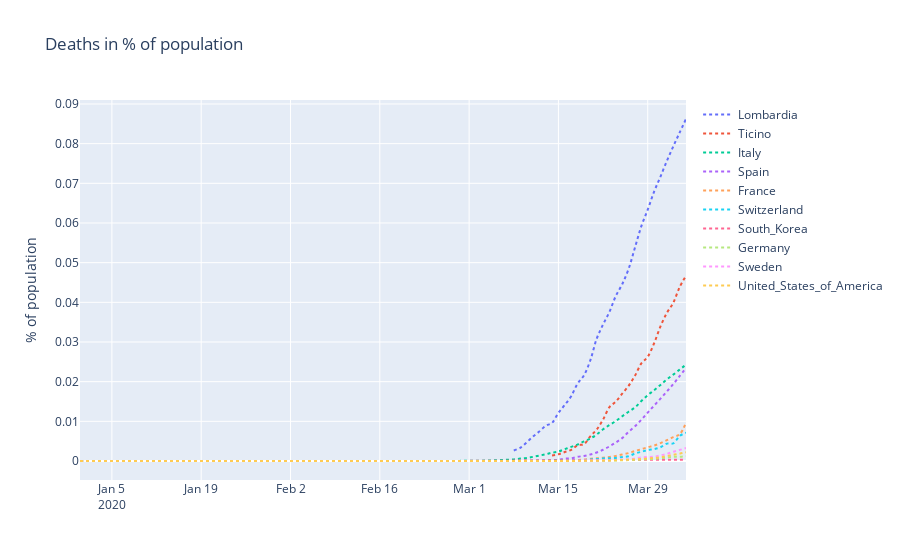
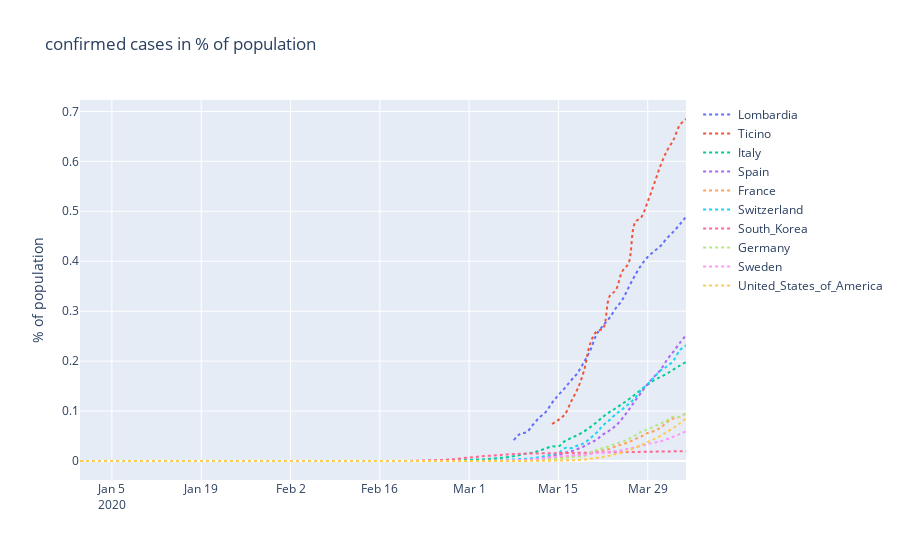
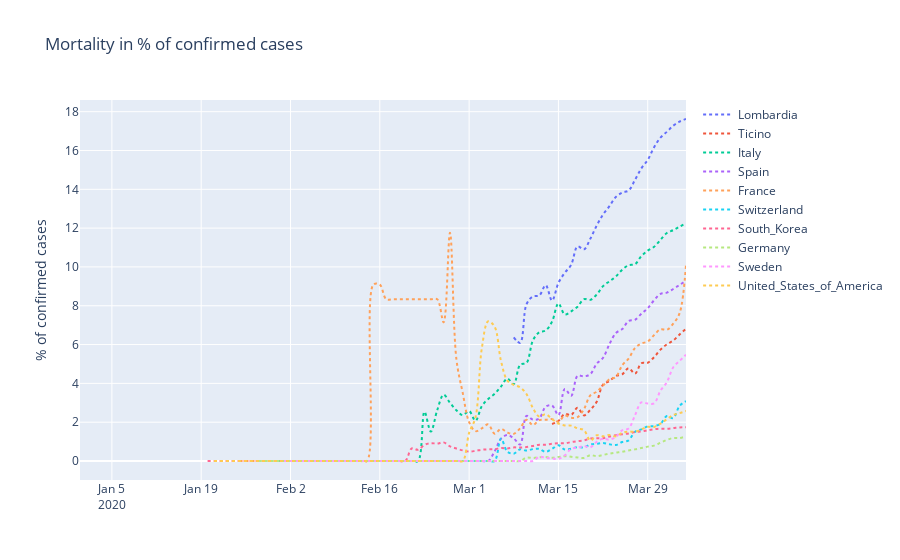

The code cell stored with these charts, in order, in its notebook:
### Markdown cell above
# Covid-19 ... noch mehr Diagramme
Usprünglich nach einer Idee und einem Script von [Tiba Razmi](https://www.linkedin.com/pulse/covid-19-swiss-model-prediction-tiba-razmi/) mit Daten aus [Kaggle](https://www.kaggle.com/imdevskp/corona-virus-report).  
Covid-19 Daten vom [European Centre for Disease Prevention and Control](https://www.ecdc.europa.eu/en/publications-data/download-todays-data-geographic-distribution-covid-19-cases-worldwide)  
Covid-19 Daten für die Schweiz [GitHub cases](https://github.com/daenuprobst/covid19-cases-switzerland/blob/master/covid19_cases_switzerland_openzh.csv), [GitHub fatalities](https://github.com/daenuprobst/covid19-cases-switzerland/blob/master/covid19_fatalities_switzerland_openzh.csv), [wikipedia](https://de.wikipedia.org/wiki/COVID-19-Pandemie_in_der_Schweiz),   
Daten für die Lombardei [GitHub](https://github.com/pcm-dpc/COVID-19/tree/master/dati-regioni), [wikipedia](https://de.wikipedia.org/wiki/COVID-19-Pandemie_in_Italien), [Il Messaggero](https://utils.cedsdigital.it/coronavirus/) (link aus [ilmessaggero.it](https://ilmessaggero.it))   
Bevölkerungsdaten der Länder aus [Worldometers.info](https://www.worldometers.info/world-population/population-by-country/)  
weitere Quellen: [worldometers](https://www.worldometers.info/coronavirus/)  
Bevölkerungsdaten Tessin und Lombardei aus Wikipedia.

### Code cell
'''md
## Daten importieren und vorbereiten
'''
from sklearn.linear_model import LinearRegression
from sklearn.preprocessing import PolynomialFeatures
from sklearn.metrics import r2_score
import numpy as np
import pandas as pd
import matplotlib.pyplot as plt
# hide warnings
import warnings
warnings.filterwarnings('ignore')
''' md
## Daten aus ECDC einlesen
'''
df = pd.read_csv('ecdc_data.csv', delimiter=',')
        #nRow, nCol = df.shape
        #print(f'There are {nRow} rows and {nCol} columns')
        
# format date column
df.dateRep = pd.to_datetime(df.dateRep, format='%d/%m/%Y')

# retain only relevant columns
df2 = df[["dateRep","cases","deaths","countriesAndTerritories", "popData2018"]]

#rename columns to match variables used in plotly
df2.columns=["Date","cases","deaths","Country", "popData2018"]

#select countries
       #what countries are there?
       #df["countriesAndTerritories"].unique()

c_s = ["Lombardia","Ticino","Italy","Spain", "France","Switzerland","South_Korea", "Germany", "Sweden", "United_States_of_America"]
df_selec = df2[df2["Country"].isin(c_s)]

# calculation of cumulative sum from ECDC data                    cumsum
df_selec=df_selec.sort_values(by=['Country','Date'])
df_selec['cases_pday'] = df_selec.cases
df_selec['cases'] = df_selec.groupby('Country')['cases'].transform(pd.Series.cumsum)
df_selec['deaths_pday'] = df_selec.deaths
df_selec['deaths'] = df_selec.groupby('Country')['deaths'].transform(pd.Series.cumsum)

#calculation of additional parameters
df_selec['Mortality_%'] = df_selec.deaths / df_selec.cases * 100
df_selec['Extent_%'] = df_selec.cases / df_selec.popData2018 * 100
df_selec['Deaths%pop']=df_selec.deaths / df_selec.popData2018 * 100

'''md
# Plotly
'''

# Quelle: https://www.youtube.com/watch?v=XUNaGFa9xCM
# dort gibt es ein weiteres Beispiel mit Widgets und interactive
#df.loc[df['Country'] == "Italy"]

import plotly as py
import plotly.graph_objs as go
import ipywidgets as widgets
import numpy as np
py.offline.init_notebook_mode(connected=True)
#                                                                                   Fig. (a)
layouta = go.Layout(
    title='Mortality in % of confirmed cases',
    yaxis=dict(
        title='% of confirmed cases'
    ),
)

trace0a = go.Scatter(
    x=df_selec.loc[df_selec['Country'] == c_s[0],"Date"],
    y=df_selec.loc[df_selec['Country'] == c_s[0], "Mortality_%"],
    mode='lines',
    name=c_s[0],
    line=dict(
        shape='spline',
        dash='dot'
    )
)
trace1a = go.Scatter(
    x=df_selec.loc[df_selec['Country'] == c_s[1],"Date"],
    y=df_selec.loc[df_selec['Country'] == c_s[1],"Mortality_%"],
    mode='lines',
    name=c_s[1],
    line=dict(
        shape='spline',
        dash='dot'
    )
)
trace2a = go.Scatter(
    x=df_selec.loc[df_selec['Country'] == c_s[2],"Date"],
    y=df_selec.loc[df_selec['Country'] == c_s[2], "Mortality_%"],
    mode='lines',
    name=c_s[2],
    line=dict(
        shape='spline',
        dash='dot'
    )
)
trace3a = go.Scatter(
    x=df_selec.loc[df_selec['Country'] == c_s[3],"Date"],
    y=df_selec.loc[df_selec['Country'] == c_s[3],"Mortality_%"],
    mode='lines',
    name=c_s[3],
    line=dict(
        shape='spline',
        dash='dot'
    )
)
trace4a = go.Scatter(
    x=df_selec.loc[df_selec['Country'] == c_s[4],"Date"],
    y=df_selec.loc[df_selec['Country'] == c_s[4], "Mortality_%"],
    mode='lines',
    name=c_s[4],
    line=dict(
        shape='spline',
        dash='dot'
    )
)
trace5a = go.Scatter(
    x=df_selec.loc[df_selec['Country'] == c_s[5],"Date"],
    y=df_selec.loc[df_selec['Country'] == c_s[5],"Mortality_%"],
    mode='lines',
    name=c_s[5],
    line=dict(
        shape='spline',
        dash='dot'
    )
)
trace6a = go.Scatter(
    x=df_selec.loc[df_selec['Country'] == c_s[6],"Date"],
    y=df_selec.loc[df_selec['Country'] == c_s[6],"Mortality_%"],
    mode='lines',
    name=c_s[6],
    line=dict(
        shape='spline',
        dash='dot'
    )
)
trace7a = go.Scatter(
    x=df_selec.loc[df_selec['Country'] == c_s[7],"Date"],
    y=df_selec.loc[df_selec['Country'] == c_s[7],"Mortality_%"],
    mode='lines',
    name=c_s[7],
    line=dict(
        shape='spline',
        dash='dot'
    )
)
trace8a = go.Scatter(
    x=df_selec.loc[df_selec['Country'] == c_s[8],"Date"],
    y=df_selec.loc[df_selec['Country'] == c_s[8],"Mortality_%"],
    mode='lines',
    name=c_s[8],
    line=dict(
        shape='spline',
        dash='dot'
    )
)
trace9a = go.Scatter(
    x=df_selec.loc[df_selec['Country'] == c_s[9],"Date"],
    y=df_selec.loc[df_selec['Country'] == c_s[9],"Mortality_%"],
    mode='lines',
    name=c_s[9],
    line=dict(
        shape='spline',
        dash='dot'
    )
)

#                                                                                   Fig. (b)
layoutb = go.Layout(
    title='confirmed cases in % of population',
    yaxis=dict(
        title='% of population'
    ),
)

trace0b = go.Scatter(
    x=df_selec.loc[df_selec['Country'] == c_s[0],"Date"],
    y=df_selec.loc[df_selec['Country'] == c_s[0], "Extent_%"],
    mode='lines',
    name=c_s[0],
    line=dict(
        shape='spline',
        dash='dot'
    )
)
trace1b = go.Scatter(
    x=df_selec.loc[df_selec['Country'] == c_s[1],"Date"],
    y=df_selec.loc[df_selec['Country'] == c_s[1],"Extent_%"],
    mode='lines',
    name=c_s[1],
    line=dict(
        shape='spline',
        dash='dot'
    )
)
trace2b = go.Scatter(
    x=df_selec.loc[df_selec['Country'] == c_s[2],"Date"],
    y=df_selec.loc[df_selec['Country'] == c_s[2], "Extent_%"],
    mode='lines',
    name=c_s[2],
    line=dict(
        shape='spline',
        dash='dot'
    )
)
trace3b = go.Scatter(
    x=df_selec.loc[df_selec['Country'] == c_s[3],"Date"],
    y=df_selec.loc[df_selec['Country'] == c_s[3],"Extent_%"],
    mode='lines',
    name=c_s[3],
    line=dict(
        shape='spline',
        dash='dot'
    )
)
trace4b = go.Scatter(
    x=df_selec.loc[df_selec['Country'] == c_s[4],"Date"],
    y=df_selec.loc[df_selec['Country'] == c_s[4], "Extent_%"],
    mode='lines',
    name=c_s[4],
    line=dict(
        shape='spline',
        dash='dot'
    )
)
trace5b = go.Scatter(
    x=df_selec.loc[df_selec['Country'] == c_s[5],"Date"],
    y=df_selec.loc[df_selec['Country'] == c_s[5],"Extent_%"],
    mode='lines',
    name=c_s[5],
    line=dict(
        shape='spline',
        dash='dot'
    )
)
trace6b = go.Scatter(
    x=df_selec.loc[df_selec['Country'] == c_s[6],"Date"],
    y=df_selec.loc[df_selec['Country'] == c_s[6],"Extent_%"],
    mode='lines',
    name=c_s[6],
    line=dict(
        shape='spline',
        dash='dot'
    )
)
trace7b = go.Scatter(
    x=df_selec.loc[df_selec['Country'] == c_s[7],"Date"],
    y=df_selec.loc[df_selec['Country'] == c_s[7],"Extent_%"],
    mode='lines',
    name=c_s[7],
    line=dict(
        shape='spline',
        dash='dot'
    )
)
trace8b = go.Scatter(
    x=df_selec.loc[df_selec['Country'] == c_s[8],"Date"],
    y=df_selec.loc[df_selec['Country'] == c_s[8],"Extent_%"],
    mode='lines',
    name=c_s[8],
    line=dict(
        shape='spline',
        dash='dot'
    )
)
trace9b = go.Scatter(
    x=df_selec.loc[df_selec['Country'] == c_s[9],"Date"],
    y=df_selec.loc[df_selec['Country'] == c_s[9],"Extent_%"],
    mode='lines',
    name=c_s[9],
    line=dict(
        shape='spline',
        dash='dot'
    )
)

#                                                                                   Fig. (c)

layoutc = go.Layout(
    title='Deaths in % of population',
    yaxis=dict(
        title='% of population'
    ),
)

trace0c = go.Scatter(
    x=df_selec.loc[df_selec['Country'] == c_s[0],"Date"],
    y=df_selec.loc[df_selec['Country'] == c_s[0], "Deaths%pop"],
    mode='lines',
    name=c_s[0],
    line=dict(
        shape='spline',
        dash='dot'
    )
)
trace1c = go.Scatter(
    x=df_selec.loc[df_selec['Country'] == c_s[1],"Date"],
    y=df_selec.loc[df_selec['Country'] == c_s[1],"Deaths%pop"],
    mode='lines',
    name=c_s[1],
    line=dict(
        shape='spline',
        dash='dot'
    )
)
trace2c = go.Scatter(
    x=df_selec.loc[df_selec['Country'] == c_s[2],"Date"],
    y=df_selec.loc[df_selec['Country'] == c_s[2], "Deaths%pop"],
    mode='lines',
    name=c_s[2],
    line=dict(
        shape='spline',
        dash='dot'
    )
)
trace3c = go.Scatter(
    x=df_selec.loc[df_selec['Country'] == c_s[3],"Date"],
    y=df_selec.loc[df_selec['Country'] == c_s[3],"Deaths%pop"],
    mode='lines',
    name=c_s[3],
    line=dict(
        shape='spline',
        dash='dot'
    )
)
trace4c = go.Scatter(
    x=df_selec.loc[df_selec['Country'] == c_s[4],"Date"],
    y=df_selec.loc[df_selec['Country'] == c_s[4], "Deaths%pop"],
    mode='lines',
    name=c_s[4],
    line=dict(
        shape='spline',
        dash='dot'
    )
)
trace5c = go.Scatter(
    x=df_selec.loc[df_selec['Country'] == c_s[5],"Date"],
    y=df_selec.loc[df_selec['Country'] == c_s[5],"Deaths%pop"],
    mode='lines',
    name=c_s[5],
    line=dict(
        shape='spline',
        dash='dot'
    )
)
trace6c = go.Scatter(
    x=df_selec.loc[df_selec['Country'] == c_s[6],"Date"],
    y=df_selec.loc[df_selec['Country'] == c_s[6],"Deaths%pop"],
    mode='lines',
    name=c_s[6],
    line=dict(
        shape='spline',
        dash='dot'
    )
)
trace7c = go.Scatter(
    x=df_selec.loc[df_selec['Country'] == c_s[7],"Date"],
    y=df_selec.loc[df_selec['Country'] == c_s[7],"Deaths%pop"],
    mode='lines',
    name=c_s[7],
    line=dict(
        shape='spline',
        dash='dot'
    )
)
trace8c = go.Scatter(
    x=df_selec.loc[df_selec['Country'] == c_s[8],"Date"],
    y=df_selec.loc[df_selec['Country'] == c_s[8],"Deaths%pop"],
    mode='lines',
    name=c_s[8],
    line=dict(
        shape='spline',
        dash='dot'
    )
)
trace9c = go.Scatter(
    x=df_selec.loc[df_selec['Country'] == c_s[9],"Date"],
    y=df_selec.loc[df_selec['Country'] == c_s[9],"Deaths%pop"],
    mode='lines',
    name=c_s[9],
    line=dict(
        shape='spline',
        dash='dot'
    )
)
figc = go.Figure(data=[trace0c, trace1c, trace2c, trace3c, trace4c, trace5c, trace6c, trace7c, trace8c, trace9c], layout=layoutc)
py.offline.iplot(figc)

figb = go.Figure(data=[trace0b, trace1b, trace2b, trace3b, trace4b, trace5b, trace6b, trace7b, trace8b, trace9b], layout=layoutb)
py.offline.iplot(figb)

figa = go.Figure(data=[trace0a, trace1a, trace2a, trace3a, trace4a, trace5a, trace6a, trace7a, trace8a, trace9a], layout=layouta)
py.offline.iplot(figa)
